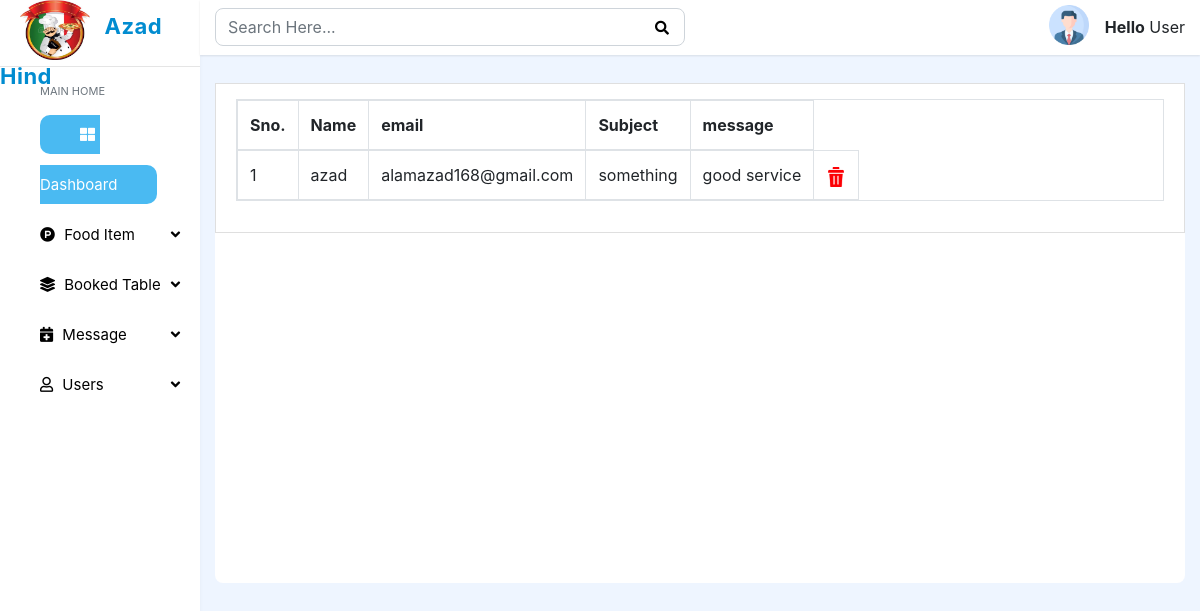
Page /admin/message.php on the committed database.
### tables this page shows
CREATE TABLE `form_submissions` (
  `id` int(5) NOT NULL,
  `name` varchar(30) NOT NULL,
  `email` varchar(30) NOT NULL,
  `subject` varchar(30) NOT NULL,
  `message` varchar(200) NOT NULL
);

### admin/message.php (the view, shortened to what this page needs)
<?php
include 'include/header.php';
include 'include/sidebar.php';
include 'include/top-right.php';
?>
<div class="container-fluid">
	<div class="row mt-5 card-area">
		<div class="col-12 m-0 p-0">
            <div class="card">
                <div class="card-body">
                    <table class="table table-bordered table-hover table table-responsive"  id="table_id">
                        <thead>
                            <tr>
                                <th data-priority="1">Sno.</th>
                                <th>Name</th>
                                <th>email</th>
                                <th>Subject</th>
                                <th>message</th>
                            </tr>
                        </thead>
                        <tbody>
                        	<?php
                        	include 'sql/config.php';
                        	$sql = "SELECT * FROM form_submissions";
                        	$table = mysqli_query($conn , $sql);
                        	if(mysqli_num_rows($table)>0){
                        		while($row = mysqli_fetch_array($table)){
                        			?>
                        			 <tr>
		                                <td><?php echo $row['id'];?></td>
		                                <td><?php echo $row['name']?></td>
		                                <td><?php echo $row['email'];?></td>
		                                <td><?php echo $row['subject'];?></td>
		                                <td><?php echo $row['message'];?></td>
		                                <td>
		                                	<a href="sql/deletemessage.php?id=<?php echo $row['id'];?>"> <img src="img/delete.png" alt="..." height="20px" width="20px" class="mt-1"></a>
		                                </td>
		                            </tr>
		                            <?php
                        		}
                        	}
                        	?>
                        </tbody>
                    </table>
                </div>
            </div>
        </div>
    </div>
		</div>
<?php
include 'include/footer.php';
?>

### admin/css/style.css (style rules this page uses)
body { margin: 0; padding: 0; overflow-x: hidden; }
.top-right img { float: right; margin-top: -30px; display: inline-block; }
.card-area { height: auto; background-color: #fff; border-radius: 8px; }

### admin/include/header.php (style rules this page uses)
body { background-color: #F1F4F5; }
.card-body { padding: 0rem 1.25rem; }
.card { border-radius: 0px; padding-top: 15px; padding-bottom: 15px; }

### admin/message.php (style rules this page uses)
.card-area { height: 500px; background-color: #fff; }

### rows in the picture
form_submissions: id "1", name "azad", email "alamazad168@gmail.com", subject "something", message "good service"
